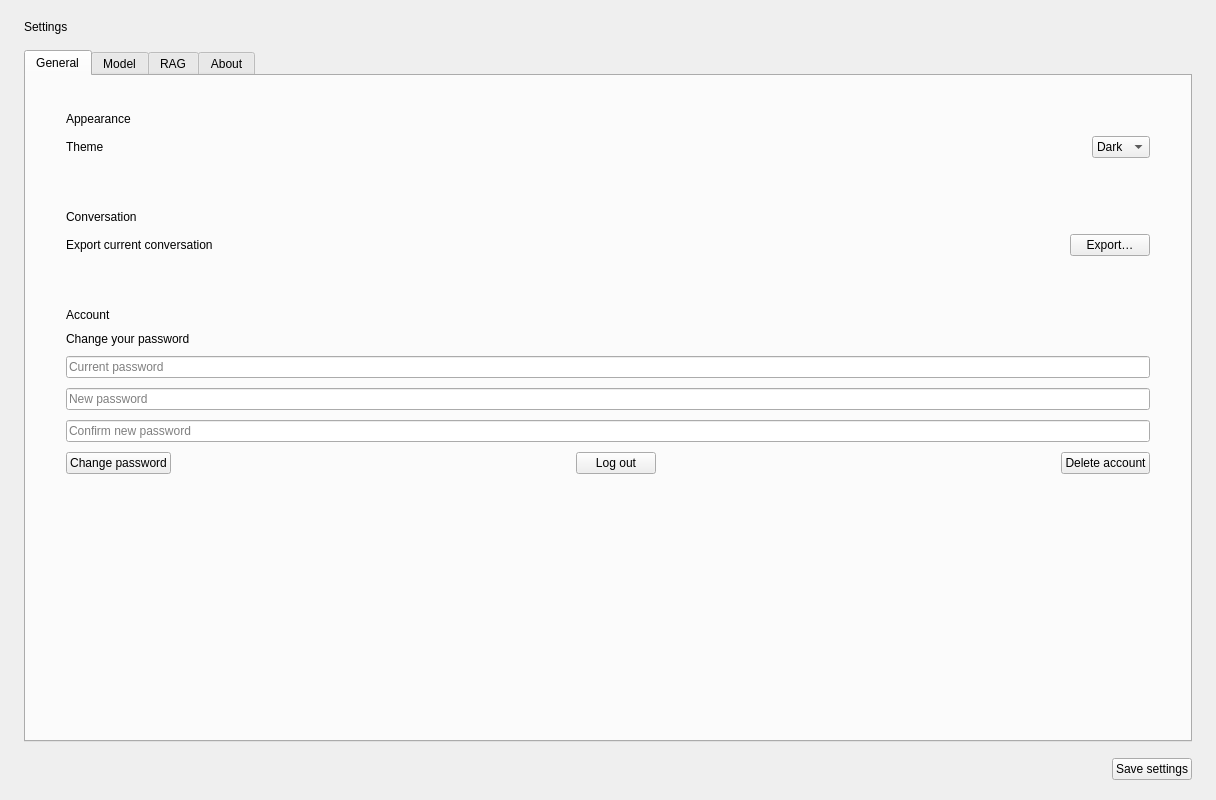
<?xml version="1.0" encoding="UTF-8"?>
<ui version="4.0">
 <class>SettingsPage</class>
 <widget class="QWidget" name="SettingsPage">
  <property name="geometry">
   <rect><x>0</x><y>0</y><width>1216</width><height>800</height></rect>
  </property>
  <layout class="QVBoxLayout" name="settingsRoot">
   <property name="leftMargin"><number>24</number></property>
   <property name="topMargin"><number>20</number></property>
   <property name="rightMargin"><number>24</number></property>
   <property name="bottomMargin"><number>20</number></property>
   <property name="spacing"><number>16</number></property>

   <item>
    <widget class="QLabel" name="lblSettingsTitle">
     <property name="text"><string>Settings</string></property>
    </widget>
   </item>

   <item>
    <widget class="QTabWidget" name="obj_settingstabs">
     <property name="currentIndex"><number>0</number></property>

     <!-- ============ GENERAL ============ -->
     <widget class="QWidget" name="tabGeneral">
      <attribute name="title"><string>General</string></attribute>
      <layout class="QVBoxLayout" name="tabGeneralLayout">
       <property name="leftMargin"><number>20</number></property>
       <property name="topMargin"><number>20</number></property>
       <property name="rightMargin"><number>20</number></property>
       <property name="bottomMargin"><number>20</number></property>
       <property name="spacing"><number>20</number></property>

       <item>
        <widget class="QFrame" name="generalAppearanceCard">
         <layout class="QVBoxLayout" name="appearanceCardLayout">
          <property name="leftMargin"><number>20</number></property>
          <property name="topMargin"><number>16</number></property>
          <property name="rightMargin"><number>20</number></property>
          <property name="bottomMargin"><number>16</number></property>
          <property name="spacing"><number>10</number></property>
          <item>
           <widget class="QLabel" name="lblAppearance">
            <property name="text"><string>Appearance</string></property>
            <property name="property" stdset="0"><string notr="true">cardTitle</string></property>
           </widget>
          </item>
          <item>
           <layout class="QHBoxLayout" name="themeRow">
            <item>
             <widget class="QLabel" name="lblTheme"><property name="text"><string>Theme</string></property></widget>
            </item>
            <item>
             <spacer name="themeRowSpacer">
              <property name="orientation"><enum>Qt::Horizontal</enum></property>
              <property name="sizeHint" stdset="0"><size><width>40</width><height>20</height></size></property>
             </spacer>
            </item>
            <item>
             <widget class="QComboBox" name="obj_dropTheme">
              <property name="minimumHeight"><number>32</number></property>
              <property name="minimumWidth"><number>180</number></property>
              <item><property name="text"><string>Dark</string></property></item>
              <item><property name="text"><string>Light</string></property></item>
             </widget>
            </item>
           </layout>
          </item>
         </layout>
        </widget>
       </item>

       <item>
        <widget class="QFrame" name="generalDefaultsCard">
         <layout class="QVBoxLayout" name="defaultsCardLayout">
          <property name="leftMargin"><number>20</number></property>
          <property name="topMargin"><number>16</number></property>
          <property name="rightMargin"><number>20</number></property>
          <property name="bottomMargin"><number>16</number></property>
          <property name="spacing"><number>10</number></property>
          <item>
           <widget class="QLabel" name="lblDefaults">
            <property name="text"><string>Conversation</string></property>
            <property name="property" stdset="0"><string notr="true">cardTitle</string></property>
           </widget>
          </item>
          <item>
           <layout class="QHBoxLayout" name="exportRow">
            <item>
             <widget class="QLabel" name="lblExport"><property name="text"><string>Export current conversation</string></property></widget>
            </item>
            <item>
             <spacer name="exportRowSpacer">
              <property name="orientation"><enum>Qt::Horizontal</enum></property>
              <property name="sizeHint" stdset="0"><size><width>40</width><height>20</height></size></property>
             </spacer>
            </item>
            <item>
             <widget class="QPushButton" name="btn_export">
              <property name="text"><string>Export…</string></property>
              <property name="cursor"><cursorShape>PointingHandCursor</cursorShape></property>
              <property name="minimumHeight"><number>32</number></property>
             </widget>
            </item>
           </layout>
          </item>
         </layout>
        </widget>
       </item>

       <item>
        <widget class="QFrame" name="generalAccountCard">
         <layout class="QVBoxLayout" name="accountCardLayout">
          <property name="leftMargin"><number>20</number></property>
          <property name="topMargin"><number>16</number></property>
          <property name="rightMargin"><number>20</number></property>
          <property name="bottomMargin"><number>16</number></property>
          <property name="spacing"><number>10</number></property>
          <item>
           <widget class="QLabel" name="lblAccount">
            <property name="text"><string>Account</string></property>
            <property name="property" stdset="0"><string notr="true">cardTitle</string></property>
           </widget>
          </item>
          <item>
           <widget class="QLabel" name="lblPwHelp">
            <property name="text"><string>Change your password</string></property>
            <property name="property" stdset="0"><string notr="true">helpText</string></property>
           </widget>
          </item>
          <item>
           <widget class="QLineEdit" name="in_currentpassword">
            <property name="placeholderText"><string>Current password</string></property>
            <property name="echoMode"><enum>QLineEdit::Password</enum></property>
            <property name="minimumHeight"><number>34</number></property>
           </widget>
          </item>
          <item>
           <widget class="QLineEdit" name="in_newpassword">
            <property name="placeholderText"><string>New password</string></property>
            <property name="echoMode"><enum>QLineEdit::Password</enum></property>
            <property name="minimumHeight"><number>34</number></property>
           </widget>
          </item>
          <item>
           <widget class="QLineEdit" name="in_newpasswordconfirm">
            <property name="placeholderText"><string>Confirm new password</string></property>
            <property name="echoMode"><enum>QLineEdit::Password</enum></property>
            <property name="minimumHeight"><number>34</number></property>
           </widget>
          </item>
          <item>
           <layout class="QHBoxLayout" name="accountActionsRow">
            <item>
             <widget class="QPushButton" name="btn_changepassword">
              <property name="text"><string>Change password</string></property>
              <property name="cursor"><cursorShape>PointingHandCursor</cursorShape></property>
              <property name="minimumHeight"><number>34</number></property>
             </widget>
            </item>
            <item>
             <spacer name="accountActionsSpacer1">
              <property name="orientation"><enum>Qt::Horizontal</enum></property>
              <property name="sizeHint" stdset="0"><size><width>20</width><height>20</height></size></property>
             </spacer>
            </item>
            <item>
             <widget class="QPushButton" name="btn_logoutsettings">
              <property name="text"><string>Log out</string></property>
              <property name="cursor"><cursorShape>PointingHandCursor</cursorShape></property>
              <property name="minimumHeight"><number>34</number></property>
             </widget>
            </item>
            <item>
             <spacer name="accountActionsSpacer2">
              <property name="orientation"><enum>Qt::Horizontal</enum></property>
              <property name="sizeHint" stdset="0"><size><width>20</width><height>20</height></size></property>
             </spacer>
            </item>
            <item>
             <widget class="QPushButton" name="btn_deleteaccount">
              <property name="text"><string>Delete account</string></property>
              <property name="cursor"><cursorShape>PointingHandCursor</cursorShape></property>
              <property name="minimumHeight"><number>34</number></property>
              <property name="property" stdset="0"><string notr="true">danger</string></property>
             </widget>
            </item>
           </layout>
          </item>
          <item>
           <widget class="QLabel" name="lbl_accountstatus">
            <property name="text"><string/></property>
            <property name="property" stdset="0"><string notr="true">helpText</string></property>
            <property name="wordWrap"><bool>true</bool></property>
           </widget>
          </item>
         </layout>
        </widget>
       </item>

       <item>
        <spacer name="generalTabSpacer">
         <property name="orientation"><enum>Qt::Vertical</enum></property>
         <property name="sizeHint" stdset="0"><size><width>20</width><height>40</height></size></property>
        </spacer>
       </item>
      </layout>
     </widget>

     <!-- ============ MODEL ============ -->
     <widget class="QWidget" name="tabModel">
      <attribute name="title"><string>Model</string></attribute>
      <layout class="QVBoxLayout" name="tabModelLayout">
       <property name="leftMargin"><number>20</number></property>
       <property name="topMargin"><number>20</number></property>
       <property name="rightMargin"><number>20</number></property>
       <property name="bottomMargin"><number>20</number></property>
       <property name="spacing"><number>20</number></property>

       <item>
        <widget class="QFrame" name="modelEngineCard">
         <layout class="QVBoxLayout" name="engineCardLayout">
          <property name="leftMargin"><number>20</number></property>
          <property name="topMargin"><number>16</number></property>
          <property name="rightMargin"><number>20</number></property>
          <property name="bottomMargin"><number>16</number></property>
          <property name="spacing"><number>10</number></property>
          <item>
           <widget class="QLabel" name="lblEngine">
            <property name="text"><string>Engine</string></property>
            <property name="property" stdset="0"><string notr="true">cardTitle</string></property>
           </widget>
          </item>
          <item>
           <layout class="QHBoxLayout" name="providerRow">
            <item>
             <widget class="QLabel" name="lblProvider"><property name="text"><string>Provider</string></property></widget>
            </item>
            <item>
             <spacer name="providerSpacer">
              <property name="orientation"><enum>Qt::Horizontal</enum></property>
              <property name="sizeHint" stdset="0"><size><width>40</width><height>20</height></size></property>
             </spacer>
            </item>
            <item>
             <widget class="QComboBox" name="obj_dropprovider">
              <property name="minimumHeight"><number>32</number></property>
              <property name="minimumWidth"><number>200</number></property>
              <item><property name="text"><string>AlterEgo</string></property></item>
              <item><property name="text"><string>Llama</string></property></item>
              <item><property name="text"><string>Gemini</string></property></item>
             </widget>
            </item>
           </layout>
          </item>
          <item>
           <layout class="QHBoxLayout" name="activeModelRow">
            <item>
             <widget class="QLabel" name="lbl_activemodel"><property name="text"><string>Active model</string></property></widget>
            </item>
            <item>
             <spacer name="activeModelSpacer">
              <property name="orientation"><enum>Qt::Horizontal</enum></property>
              <property name="sizeHint" stdset="0"><size><width>40</width><height>20</height></size></property>
             </spacer>
            </item>
            <item>
             <widget class="QComboBox" name="obj_dropmodelllamacpp">
              <property name="minimumHeight"><number>32</number></property>
              <property name="minimumWidth"><number>320</number></property>
             </widget>
            </item>
           </layout>
          </item>
         </layout>
        </widget>
       </item>

       <item>
        <widget class="QFrame" name="modelSamplingCard">
         <layout class="QVBoxLayout" name="samplingCardLayout">
          <property name="leftMargin"><number>20</number></property>
          <property name="topMargin"><number>16</number></property>
          <property name="rightMargin"><number>20</number></property>
          <property name="bottomMargin"><number>16</number></property>
          <property name="spacing"><number>10</number></property>
          <item>
           <widget class="QLabel" name="lblSampling">
            <property name="text"><string>Sampling</string></property>
            <property name="property" stdset="0"><string notr="true">cardTitle</string></property>
           </widget>
          </item>
          <item>
           <layout class="QGridLayout" name="samplingGrid">
            <property name="horizontalSpacing"><number>16</number></property>
            <property name="verticalSpacing"><number>10</number></property>
            <item row="0" column="0">
             <widget class="QLabel" name="lblTemp"><property name="text"><string>Temperature</string></property></widget>
            </item>
            <item row="0" column="1">
             <widget class="QDoubleSpinBox" name="obj_tempselect">
              <property name="minimumHeight"><number>30</number></property>
              <property name="decimals"><number>2</number></property>
              <property name="minimum"><double>0.0</double></property>
              <property name="maximum"><double>2.0</double></property>
              <property name="singleStep"><double>0.05</double></property>
              <property name="value"><double>0.7</double></property>
             </widget>
            </item>
            <item row="0" column="2">
             <widget class="QLabel" name="lblTopP"><property name="text"><string>Top-p</string></property></widget>
            </item>
            <item row="0" column="3">
             <widget class="QDoubleSpinBox" name="obj_pselect">
              <property name="minimumHeight"><number>30</number></property>
              <property name="decimals"><number>2</number></property>
              <property name="minimum"><double>0.0</double></property>
              <property name="maximum"><double>1.0</double></property>
              <property name="singleStep"><double>0.05</double></property>
              <property name="value"><double>0.95</double></property>
             </widget>
            </item>
            <item row="1" column="0">
             <widget class="QLabel" name="lblTopK"><property name="text"><string>Top-k</string></property></widget>
            </item>
            <item row="1" column="1">
             <widget class="QSpinBox" name="obj_kselect">
              <property name="minimumHeight"><number>30</number></property>
              <property name="minimum"><number>0</number></property>
              <property name="maximum"><number>500</number></property>
              <property name="value"><number>40</number></property>
             </widget>
            </item>
            <item row="1" column="2">
             <widget class="QLabel" name="lblMaxTokens"><property name="text"><string>Max tokens</string></property></widget>
            </item>
            <item row="1" column="3">
             <widget class="QSpinBox" name="obj_maxtselect">
              <property name="minimumHeight"><number>30</number></property>
              <property name="minimum"><number>16</number></property>
              <property name="maximum"><number>16384</number></property>
              <property name="value"><number>1024</number></property>
             </widget>
            </item>
           </layout>
          </item>
         </layout>
        </widget>
       </item>

       <item>
        <widget class="QFrame" name="modelPromptCard">
         <layout class="QVBoxLayout" name="promptCardLayout">
          <property name="leftMargin"><number>20</number></property>
          <property name="topMargin"><number>16</number></property>
          <property name="rightMargin"><number>20</number></property>
          <property name="bottomMargin"><number>16</number></property>
          <property name="spacing"><number>10</number></property>
          <item>
           <widget class="QLabel" name="lblSysprompt">
            <property name="text"><string>System prompt</string></property>
            <property name="property" stdset="0"><string notr="true">cardTitle</string></property>
           </widget>
          </item>
          <item>
           <widget class="QPlainTextEdit" name="in_sysprompt">
            <property name="placeholderText"><string>You are a helpful assistant…</string></property>
            <property name="minimumHeight"><number>120</number></property>
           </widget>
          </item>
         </layout>
        </widget>
       </item>

       <item>
        <widget class="QFrame" name="modelGeminiCard">
         <layout class="QVBoxLayout" name="geminiCardLayout">
          <property name="leftMargin"><number>20</number></property>
          <property name="topMargin"><number>16</number></property>
          <property name="rightMargin"><number>20</number></property>
          <property name="bottomMargin"><number>16</number></property>
          <property name="spacing"><number>10</number></property>
          <item>
           <widget class="QLabel" name="lblGemini">
            <property name="text"><string>Gemini API</string></property>
            <property name="property" stdset="0"><string notr="true">cardTitle</string></property>
           </widget>
          </item>
          <item>
           <widget class="QLabel" name="lblGeminiHelp">
            <property name="text"><string>Required when provider is Gemini. Get a key at aistudio.google.com/apikey</string></property>
            <property name="property" stdset="0"><string notr="true">helpText</string></property>
           </widget>
          </item>
          <item>
           <widget class="QLineEdit" name="in_geminiapi">
            <property name="placeholderText"><string>Paste your Gemini API key</string></property>
            <property name="echoMode"><enum>QLineEdit::Password</enum></property>
            <property name="minimumHeight"><number>34</number></property>
           </widget>
          </item>
         </layout>
        </widget>
       </item>

       <item>
        <spacer name="modelTabSpacer">
         <property name="orientation"><enum>Qt::Vertical</enum></property>
         <property name="sizeHint" stdset="0"><size><width>20</width><height>40</height></size></property>
        </spacer>
       </item>
      </layout>
     </widget>

     <!-- ============ RAG ============ -->
     <widget class="QWidget" name="tabRAG">
      <attribute name="title"><string>RAG</string></attribute>
      <layout class="QVBoxLayout" name="tabRAGLayout">
       <property name="leftMargin"><number>20</number></property>
       <property name="topMargin"><number>20</number></property>
       <property name="rightMargin"><number>20</number></property>
       <property name="bottomMargin"><number>20</number></property>
       <property name="spacing"><number>20</number></property>

       <item>
        <widget class="QFrame" name="ragToggleCard">
         <layout class="QVBoxLayout" name="ragToggleLayout">
          <property name="leftMargin"><number>20</number></property>
          <property name="topMargin"><number>16</number></property>
          <property name="rightMargin"><number>20</number></property>
          <property name="bottomMargin"><number>16</number></property>
          <property name="spacing"><number>10</number></property>
          <item>
           <widget class="QLabel" name="lblRAGStatus">
            <property name="text"><string>Retrieval-augmented generation</string></property>
            <property name="property" stdset="0"><string notr="true">cardTitle</string></property>
           </widget>
          </item>
          <item>
           <widget class="QLabel" name="lblRAGHelp">
            <property name="text"><string>Search your uploaded documents and inject relevant context into the model's input.</string></property>
            <property name="property" stdset="0"><string notr="true">helpText</string></property>
            <property name="wordWrap"><bool>true</bool></property>
           </widget>
          </item>
          <item>
           <layout class="QHBoxLayout" name="ragToggleRow">
            <item>
             <widget class="QLabel" name="lblRAGEnabled"><property name="text"><string>Enabled</string></property></widget>
            </item>
            <item>
             <spacer name="ragToggleSpacer">
              <property name="orientation"><enum>Qt::Horizontal</enum></property>
              <property name="sizeHint" stdset="0"><size><width>40</width><height>20</height></size></property>
             </spacer>
            </item>
            <item>
             <widget class="QCheckBox" name="obj_ragenabled">
              <property name="text"><string/></property>
              <property name="checked"><bool>true</bool></property>
             </widget>
            </item>
           </layout>
          </item>
         </layout>
        </widget>
       </item>

       <item>
        <widget class="QFrame" name="ragQuotaCard">
         <layout class="QVBoxLayout" name="ragQuotaLayout">
          <property name="leftMargin"><number>20</number></property>
          <property name="topMargin"><number>16</number></property>
          <property name="rightMargin"><number>20</number></property>
          <property name="bottomMargin"><number>16</number></property>
          <property name="spacing"><number>10</number></property>
          <item>
           <widget class="QLabel" name="lblQuota">
            <property name="text"><string>Storage quota</string></property>
            <property name="property" stdset="0"><string notr="true">cardTitle</string></property>
           </widget>
          </item>
          <item>
           <widget class="QProgressBar" name="obj_ragquota">
            <property name="minimumHeight"><number>22</number></property>
            <property name="value"><number>0</number></property>
           </widget>
          </item>
          <item>
           <widget class="QLabel" name="lbl_ragquotatext">
            <property name="text"><string>0 / 0 KB used</string></property>
            <property name="property" stdset="0"><string notr="true">helpText</string></property>
           </widget>
          </item>
         </layout>
        </widget>
       </item>

       <item>
        <widget class="QFrame" name="ragDocsCard">
         <layout class="QVBoxLayout" name="ragDocsLayout">
          <property name="leftMargin"><number>20</number></property>
          <property name="topMargin"><number>16</number></property>
          <property name="rightMargin"><number>20</number></property>
          <property name="bottomMargin"><number>16</number></property>
          <property name="spacing"><number>10</number></property>
          <item>
           <layout class="QHBoxLayout" name="ragDocsHeaderRow">
            <item>
             <widget class="QLabel" name="lblDocs">
              <property name="text"><string>Uploaded documents</string></property>
              <property name="property" stdset="0"><string notr="true">cardTitle</string></property>
             </widget>
            </item>
            <item>
             <spacer name="ragDocsHeaderSpacer">
              <property name="orientation"><enum>Qt::Horizontal</enum></property>
              <property name="sizeHint" stdset="0"><size><width>40</width><height>20</height></size></property>
             </spacer>
            </item>
            <item>
             <widget class="QPushButton" name="btn_raguploaddoc">
              <property name="text"><string>+ Upload</string></property>
              <property name="cursor"><cursorShape>PointingHandCursor</cursorShape></property>
              <property name="minimumHeight"><number>32</number></property>
             </widget>
            </item>
           </layout>
          </item>
          <item>
           <widget class="QScrollArea" name="ragDocsScroll">
            <property name="widgetResizable"><bool>true</bool></property>
            <property name="frameShape"><enum>QFrame::NoFrame</enum></property>
            <property name="minimumHeight"><number>200</number></property>
            <widget class="QWidget" name="ragDocsScrollContents">
             <property name="geometry"><rect><x>0</x><y>0</y><width>1100</width><height>200</height></rect></property>
             <layout class="QVBoxLayout" name="obj_ragdocslayout">
              <property name="leftMargin"><number>4</number></property>
              <property name="topMargin"><number>4</number></property>
              <property name="rightMargin"><number>4</number></property>
              <property name="bottomMargin"><number>4</number></property>
              <property name="spacing"><number>6</number></property>
              <item>
               <spacer name="ragDocsContentSpacer">
                <property name="orientation"><enum>Qt::Vertical</enum></property>
                <property name="sizeHint" stdset="0"><size><width>20</width><height>40</height></size></property>
               </spacer>
              </item>
             </layout>
            </widget>
           </widget>
          </item>
         </layout>
        </widget>
       </item>

       <item>
        <spacer name="ragTabSpacer">
         <property name="orientation"><enum>Qt::Vertical</enum></property>
         <property name="sizeHint" stdset="0"><size><width>20</width><height>40</height></size></property>
        </spacer>
       </item>
      </layout>
     </widget>

     <!-- ============ ABOUT ============ -->
     <widget class="QWidget" name="tabAbout">
      <attribute name="title"><string>About</string></attribute>
      <layout class="QVBoxLayout" name="tabAboutLayout">
       <property name="leftMargin"><number>20</number></property>
       <property name="topMargin"><number>20</number></property>
       <property name="rightMargin"><number>20</number></property>
       <property name="bottomMargin"><number>20</number></property>
       <property name="spacing"><number>20</number></property>

       <item>
        <widget class="QFrame" name="aboutCard">
         <layout class="QVBoxLayout" name="aboutCardLayout">
          <property name="leftMargin"><number>32</number></property>
          <property name="topMargin"><number>32</number></property>
          <property name="rightMargin"><number>32</number></property>
          <property name="bottomMargin"><number>32</number></property>
          <property name="spacing"><number>14</number></property>
          <item>
           <widget class="QLabel" name="lblAboutTitle">
            <property name="text"><string>LLME</string></property>
            <property name="alignment"><set>Qt::AlignCenter</set></property>
           </widget>
          </item>
          <item>
           <widget class="QLabel" name="lblAboutTagline">
            <property name="text"><string>A private, multi-engine AI client</string></property>
            <property name="alignment"><set>Qt::AlignCenter</set></property>
            <property name="property" stdset="0"><string notr="true">helpText</string></property>
           </widget>
          </item>
          <item>
           <widget class="QLabel" name="lblAboutDescription">
            <property name="text"><string>LLME is an end-to-end encrypted client that lets you chat with multiple AI engines from a single interface. It supports a custom-trained AlterEgo model, local Llama models, and the Gemini API, with retrieval-augmented generation over your own documents and tool calling via MCP.</string></property>
            <property name="alignment"><set>Qt::AlignCenter</set></property>
            <property name="wordWrap"><bool>true</bool></property>
           </widget>
          </item>
          <item>
           <spacer name="aboutSpacer1">
            <property name="orientation"><enum>Qt::Vertical</enum></property>
            <property name="sizeType"><enum>QSizePolicy::Fixed</enum></property>
            <property name="sizeHint" stdset="0"><size><width>20</width><height>20</height></size></property>
           </spacer>
          </item>
          <item>
           <widget class="QLabel" name="lblAboutAuthor">
            <property name="text"><string>Built by YBoum.dev</string></property>
            <property name="alignment"><set>Qt::AlignCenter</set></property>
            <property name="property" stdset="0"><string notr="true">helpText</string></property>
           </widget>
          </item>
          <item>
           <widget class="QLabel" name="lblAboutVersion">
            <property name="text"><string>Version 1.0.0</string></property>
            <property name="alignment"><set>Qt::AlignCenter</set></property>
            <property name="property" stdset="0"><string notr="true">helpText</string></property>
           </widget>
          </item>
          <item>
           <widget class="QLabel" name="lblAboutGithub">
            <property name="text"><string>&lt;a href=&quot;https://github.com/J-bom&quot; style=&quot;color:#3b82f6;&quot;&gt;https://github.com/J-bom&lt;/a&gt;</string></property>
            <property name="alignment"><set>Qt::AlignCenter</set></property>
            <property name="openExternalLinks"><bool>true</bool></property>
            <property name="textFormat"><enum>Qt::RichText</enum></property>
           </widget>
          </item>
         </layout>
        </widget>
       </item>

       <item>
        <spacer name="aboutTabSpacer">
         <property name="orientation"><enum>Qt::Vertical</enum></property>
         <property name="sizeHint" stdset="0"><size><width>20</width><height>40</height></size></property>
        </spacer>
       </item>
      </layout>
     </widget>

    </widget>
   </item>

   <item>
    <layout class="QHBoxLayout" name="settingsFooter">
     <item>
      <spacer name="footerLeftSpacer">
       <property name="orientation"><enum>Qt::Horizontal</enum></property>
       <property name="sizeHint" stdset="0"><size><width>40</width><height>20</height></size></property>
      </spacer>
     </item>
     <item>
      <widget class="QPushButton" name="btn_savesettings">
       <property name="text"><string>Save settings</string></property>
       <property name="cursor"><cursorShape>PointingHandCursor</cursorShape></property>
       <property name="minimumHeight"><number>38</number></property>
       <property name="minimumWidth"><number>140</number></property>
       <property name="property" stdset="0"><string notr="true">primary</string></property>
      </widget>
     </item>
    </layout>
   </item>
  </layout>
 </widget>
 <resources/>
 <connections/>
</ui>
